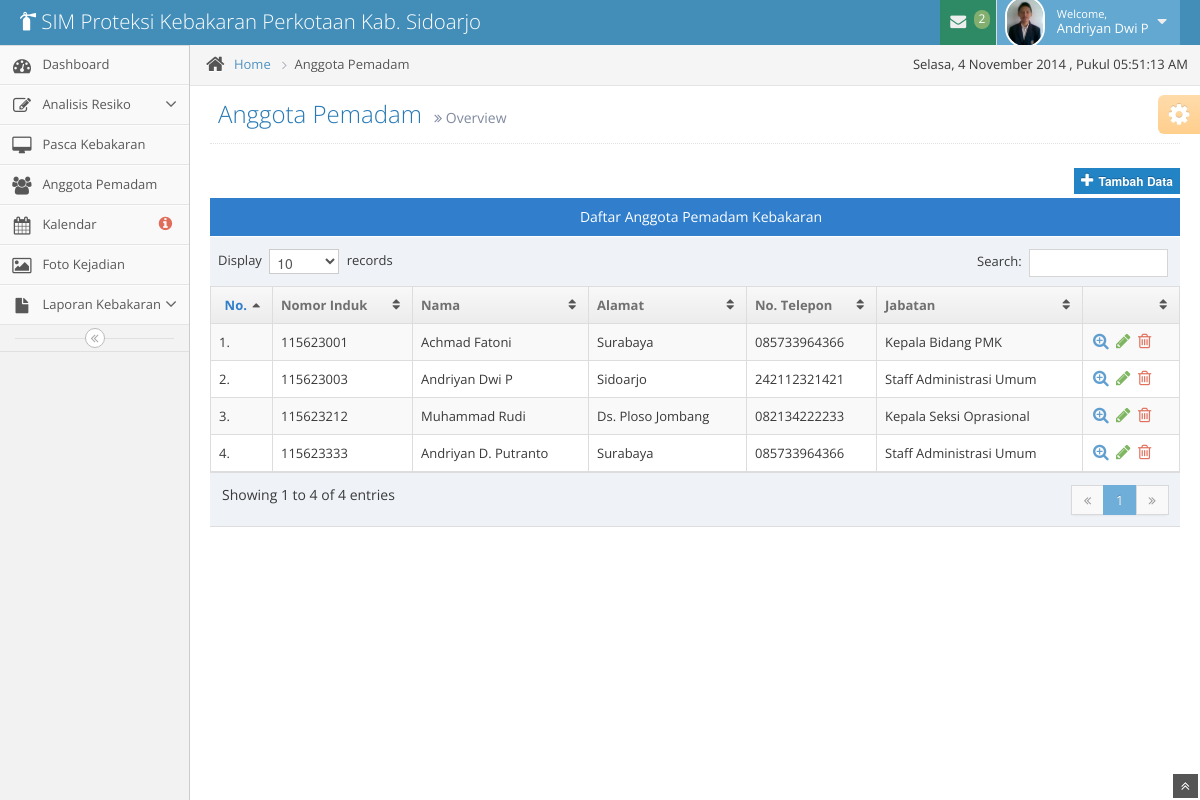
/anggota/list.php (signed in), run on an earlier commit of the app's database.
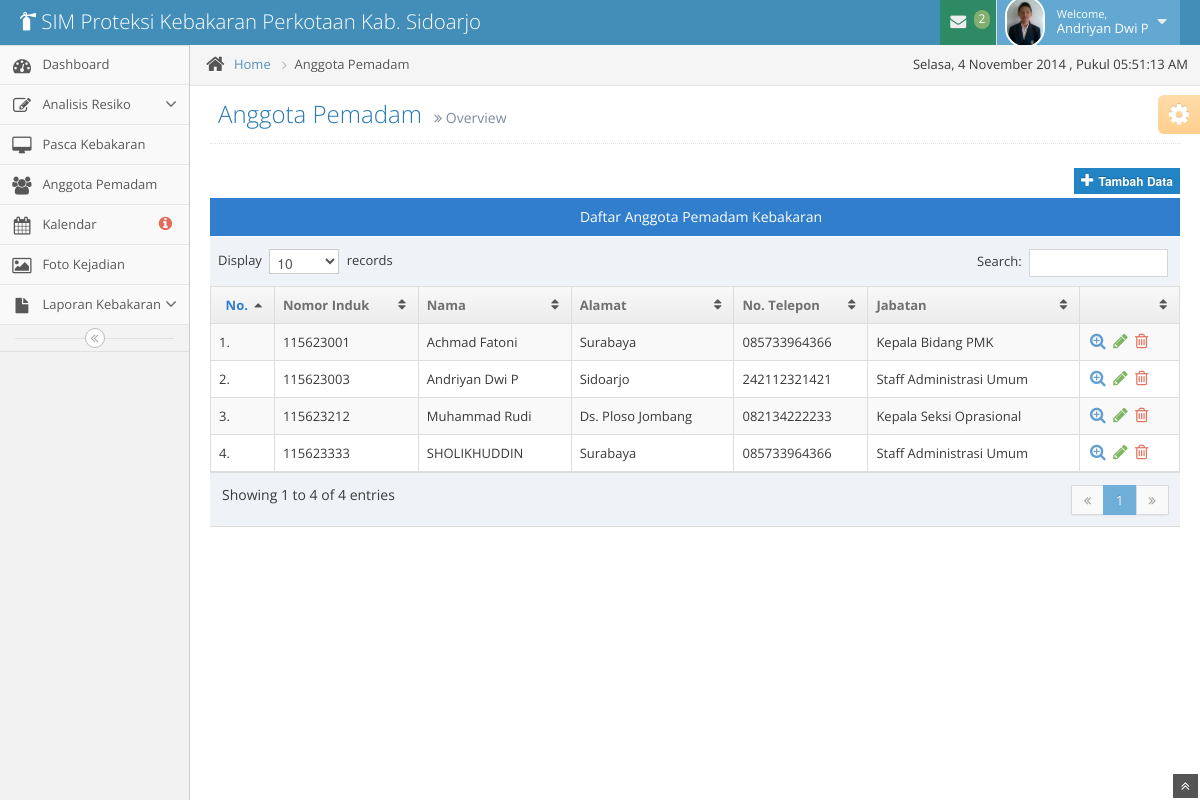
And on a later commit of the database.
### tables this page shows
CREATE TABLE IF NOT EXISTS `pegawai` (
  `pegawai_nip` int(20) NOT NULL,
  `id_level_user` int(11) NOT NULL,
  `pegawai_nama` varchar(50) NOT NULL,
  `pegawai_tempat` varchar(50) NOT NULL,
  `pegawai_tanggal` date NOT NULL,
  `pegawai_kelamin` varchar(20) NOT NULL,
  `pegawai_alamat` varchar(50) NOT NULL,
  `pegawai_no_telp` varchar(20) NOT NULL,
  `jabatan_id` int(2) NOT NULL,
  `pegawai_email` varchar(50) NOT NULL,
  `pegawai_password` varchar(200) NOT NULL,
  `pegawai_foto` varchar(255) NOT NULL,
  PRIMARY KEY (`pegawai_nip`),
  KEY `FK_jabatan` (`jabatan_id`),
  KEY `id_level_user` (`id_level_user`)
);

CREATE TABLE IF NOT EXISTS `jabatan` (
  `jabatan_id` int(2) NOT NULL AUTO_INCREMENT,
  `jabatan_nama` varchar(30) NOT NULL,
  PRIMARY KEY (`jabatan_id`)
);

### anggota/list.php (the view, shortened to what the changed rows need)
<?php
include '../template/header.php';
if ((isset($_SESSION['pegawai_nomor']) && isset($_SESSION['level'])) || (isset($_COOKIE['level']) && isset($_COOKIE['pegawai_nomor']))) {
    $sql = mysql_query("SELECT * FROM pegawai WHERE (pegawai_nip='" . $_SESSION['pegawai_nomor'] . "' AND id_level_user='".$_SESSION['level']."')
                        OR (pegawai_nip='" . $_COOKIE['pegawai_nomor'] . "' AND id_level_user='".$_COOKIE['level']."')") or die("Query : ".mysql_error());
    $query = mysql_query("SELECT * FROM pegawai,jabatan
      WHERE jabatan.jabatan_id = pegawai.jabatan_id
      ORDER BY pegawai_nip") or die("Query failed: " . mysql_error());
    if ($sql == false) {
        die(mysql_error());
        header('Location: ../login/login.php');
        exit();
    } else if (mysql_num_rows($sql)) {
        while ($row = mysql_fetch_assoc($sql)) {
            ?>
            <body>
                <div class="navbar">
                    <div class="navbar-inner">
                        <div class="container-fluid">
                            <a href="../beranda/index" class="brand">
                                <small>
                                    <i class="icon-fire-extinguisher"></i>
                                    SIM Proteksi Kebakaran Perkotaan Kab. Sidoarjo
                                </small>
                            </a>
                            <ul class="nav ace-nav pull-right">
                                <li class="green">
                                    <a data-toggle="dropdown" class="dropdown-toggle" href="#">
                                        <i class="icon-envelope icon-animated-vertical"></i>
                                        <?php
                                        $jabatan = $row['jabatan_id'];
                                        $cek_pesan = mysql_query("SELECT * FROM pesan WHERE pesan_status = 0 AND pesan_untuk='$jabatan'") or die("Query : ".mysql_error());
                                        $jml_pesan = mysql_num_rows($cek_pesan);
                                        if($jml_pesan > 0){
                                            echo "<span class='badge badge-success'>$jml_pesan</span>";
                                        }else{
                                            echo "<span class='badge badge-success'>0</span>";
                                        }
                                        ?>
                                    </a>
                                </li>
                                <li class="light-blue">
                                    <a data-toggle="dropdown" href="#" class="dropdown-toggle">
                                        <img class="nav-user-photo" src="../assets/img/img-anggota/<?= $row['pegawai_foto']; ?>" alt="<?php echo $hasil['pegawai_nama']; ?>" />
                                        <span class="user-info">
                                            <small>Welcome,</small>
                                            <?php echo $row['pegawai_nama']; ?>
                                        </span>
                                        <i class="icon-caret-down"></i>
                                    </a>
                                </li>
                            </ul>
                        </div>
                    </div>
                </div>
            <div class="main-container container-fluid">
                <?php include '../template/sidebar.php'; ?>
                <div class="main-content">
                    <div class="breadcrumbs" id="breadcrumbs">
                        <ul class="breadcrumb">
                            <li>
                                <i class="icon-home home-icon"></i>
                                <a href="../beranda/index">Home</a>
                                <span class="divider">
                                    <i class="icon-angle-right arrow-icon"></i>
                                </span>
                            </li>
                            <li class="active">Anggota Pemadam</li>
                        </ul>
                        <div class="pull-right">
                            , Pukul <span id="clock"></span>
                        </div>
                    </div>
                    <div class="page-content">
                        <div class="page-header position-relative">
                            <h1>
                                Anggota Pemadam
                                <small>
                                    <i class="icon-double-angle-right"></i>
                                    Overview
                                </small>
                            </h1>
                        </div>
                        <div class="row-fluid">
                            <div class="span12">
                                <div class = "space-6"></div>
                                <div class = "pull-right">
                                <?php if($row['id_level_user'] == 1){ ?>
                                    <a href = "tambah">
                                        <button class = "btn btn-mini btn-primary btn-block" data-rel = "tooltip" title = "Tambah Pegawai">
                                            <i class = "icon-plus bigger-130"></i>
                                            <strong>Tambah Data</strong>
                                        </button>
                                    </a>
                                <?php } ?>
                                </div>
                                <div class = "table-header center">
                                    Daftar Anggota Pemadam Kebakaran
                                </div>
                                <table id = "pegawai" class = "table table-striped table-bordered table-hover">
                                    <thead>
                                        <tr>
                                            <th class = "center">No.</th>
                                            <th>Nomor Induk</th>
                                            <th>Nama</th>
                                            <th>Alamat</th>
                                            <th>No. Telepon</th>
                                            <th>Jabatan</th>
                                            <th></th>
                                        </tr>
                                    </thead>
                                    <tbody>
                                        <?php
                                        $no = 1;
                                        while ($data = mysql_fetch_array($query)) {
                                            ?>
                                            <tr>
                                                <td><?php echo '' . $no . '.'; ?></td>
                                                <td><?php echo $data['pegawai_nip']; ?></td>
                                                <td><?php echo $data['pegawai_nama']; ?></td>
                                                <td><?php echo $data['pegawai_alamat']; ?></td>
                                                <td><?php echo $data['pegawai_no_telp']; ?></td>
                                                <td><?php echo $data['jabatan_nama']; ?></td>
                                                <td class="td-actions">
                                                    <div class="hidden-phone visible-desktop action-buttons">
                                                        <a class="blue" href="profile?nip=<?php echo $data['pegawai_nip']; ?>" class="tooltip-info" data-rel="tooltip" title="View">
                                                            <i class="icon-zoom-in bigger-130"></i>
                                                        </a>
                                                        <?php if($row['id_level_user'] == 1 ){ ?>
                                                        <a class="green" href="edit?nip=<?php echo $data['pegawai_nip']; ?>" class="tooltip-success" data-rel="tooltip" title="Edit">
                                                            <i class="icon-pencil bigger-130"></i>
                                                        </a>
                                                        <a class="red" href="prosesHapus?nip=<?php echo $data['pegawai_nip']; ?>" onclick="return confirm('Are you sure you want to delete?')" class="tooltip-error" data-rel="tooltip" title="Delete">
                                                            <i class="icon-trash bigger-130"></i>
                                                        </a>
                                                        <?php }else if($data['pegawai_nip'] == $row['pegawai_nip']){ ?>
                                                        <a class="green" href="edit?nip=<?php echo $data['pegawai_nip']; ?>" class="tooltip-success" data-rel="tooltip" title="Edit">
                                                            <i class="icon-pencil bigger-130"></i>
                                                        </a>
                                                        <?php } ?>
                                                    </div>
                                                </td>
                                            </tr>
                                            <?php
                                            $no++;
                                        }
                                        ?>
                                    </tbody>
                                </table>
                            </div>
                        </div>
                    </div>
                    <?php
                }
            }
        }
        ?>
    </div>
</div>
</body>
</html>

What changed in the data, as far as the page shows it:
changed pegawai id 115623333: pegawai_nama "Andriyan D. Putranto" → "SHOLIKHUDDIN"
